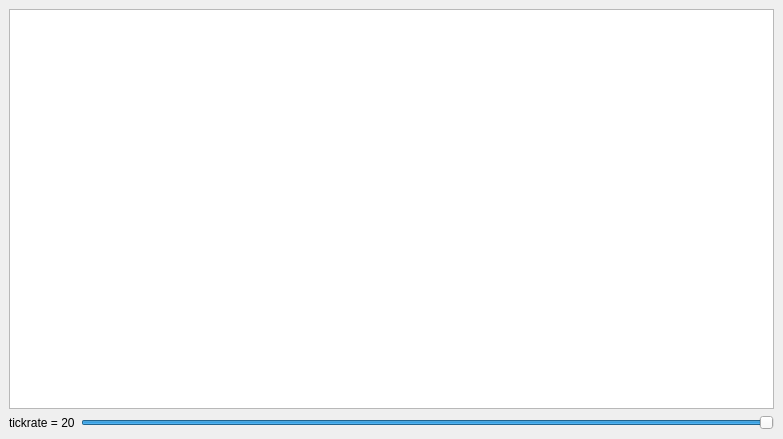
<?xml version="1.0" encoding="UTF-8"?>
<ui version="4.0">
 <class>MainWindow</class>
 <widget class="QMainWindow" name="MainWindow">
  <property name="geometry">
   <rect>
    <x>0</x>
    <y>0</y>
    <width>783</width>
    <height>439</height>
   </rect>
  </property>
  <property name="windowTitle">
   <string>MainWindow</string>
  </property>
  <widget class="QWidget" name="centralwidget">
   <layout class="QVBoxLayout" name="verticalLayout">
    <item>
     <widget class="QListWidget" name="bufferListWidget"/>
    </item>
    <item>
     <layout class="QHBoxLayout" name="horizontalLayout">
      <item>
       <widget class="QLabel" name="label">
        <property name="text">
         <string>tickrate = 20</string>
        </property>
       </widget>
      </item>
      <item>
       <widget class="QSlider" name="speedSlider">
        <property name="minimum">
         <number>1</number>
        </property>
        <property name="maximum">
         <number>20</number>
        </property>
        <property name="value">
         <number>20</number>
        </property>
        <property name="orientation">
         <enum>Qt::Horizontal</enum>
        </property>
       </widget>
      </item>
     </layout>
    </item>
   </layout>
  </widget>
 </widget>
 <resources/>
 <connections/>
</ui>
